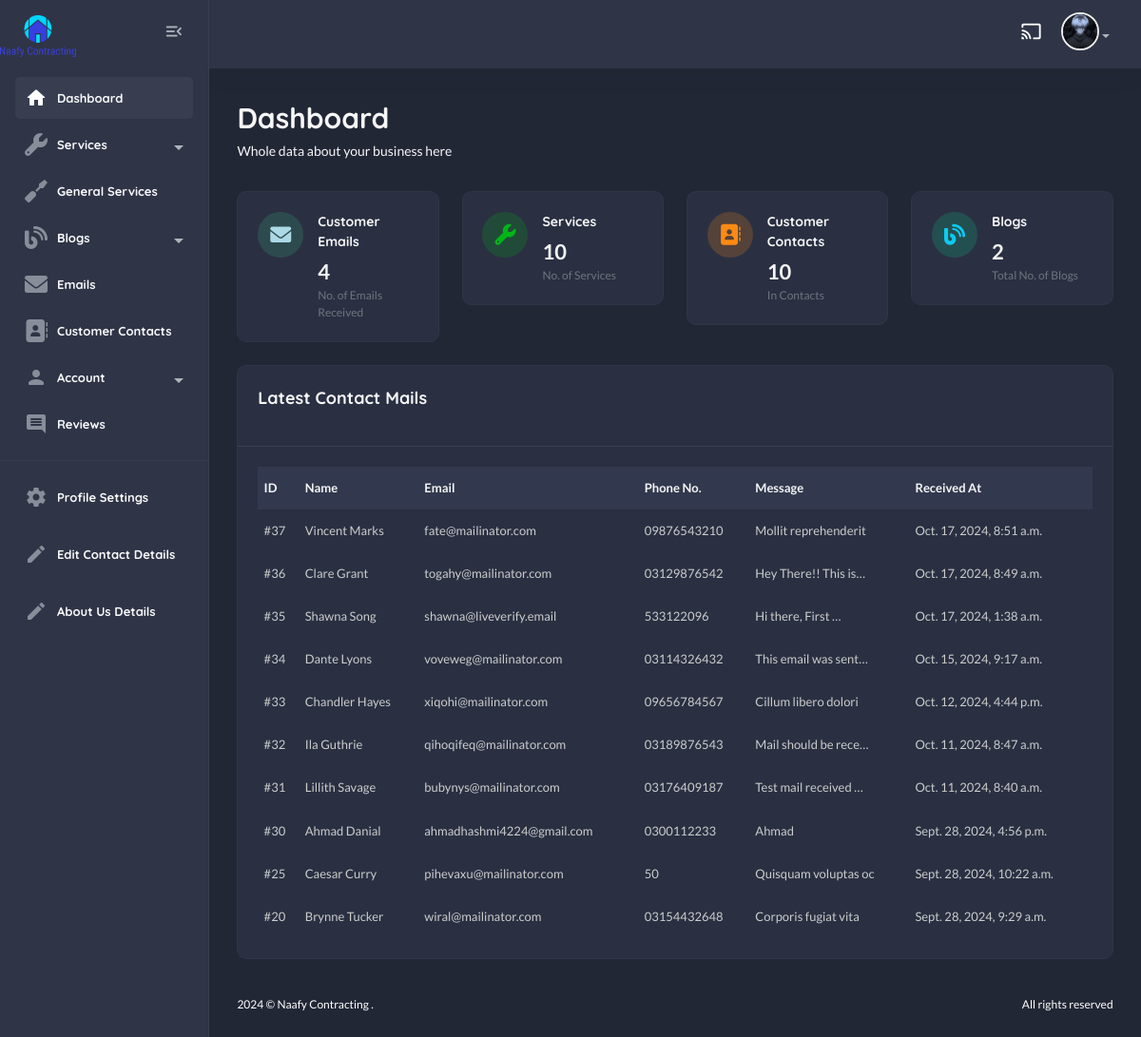
Page /useradmin/ (signed in) on the earlier database version.
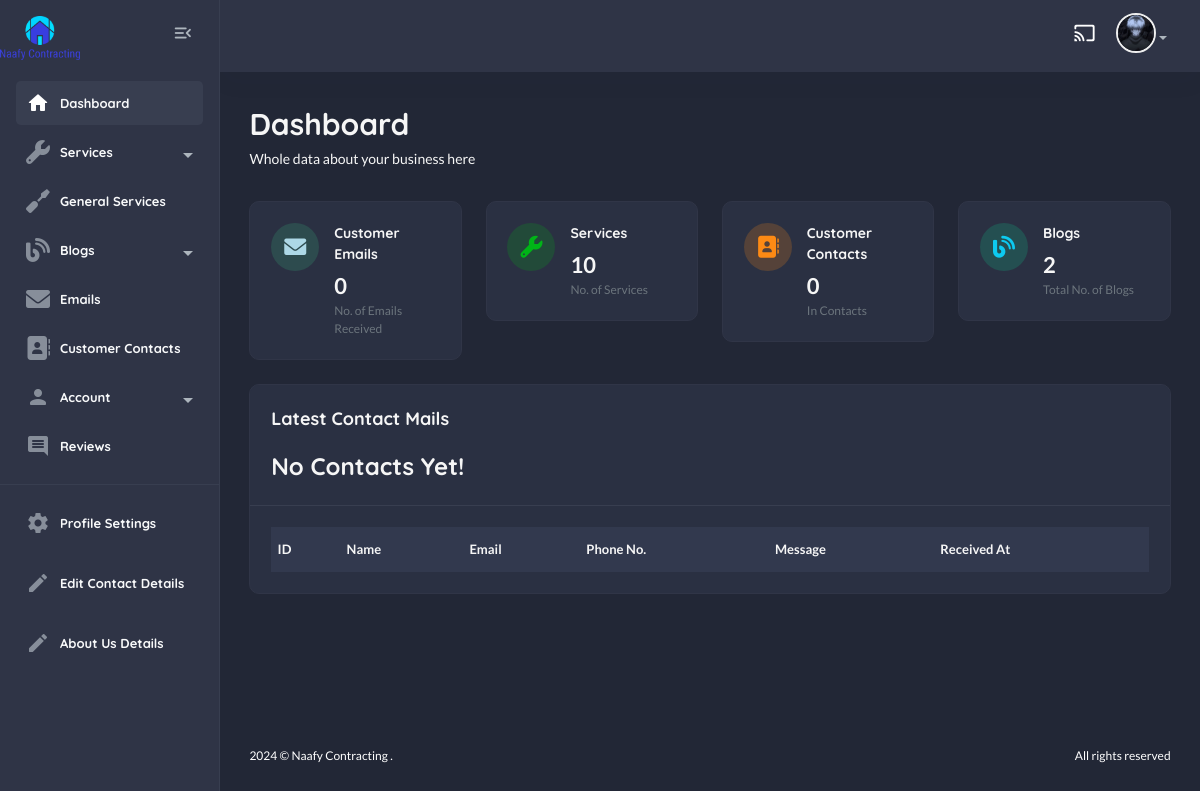
Same page on the later database version.
### contact/models.py (models this page shows, shortened)
class Contact(models.Model):
    name = models.CharField(max_length=100)
    email = models.EmailField(unique=True)
    phone_no = models.CharField(max_length=20, default="+123 456 7890")
    message = models.TextField()
    submitted_at = models.DateTimeField(auto_now_add=True)
    responded = models.BooleanField(default=False)

### useradmin/views.py (the view)
# urls.py: path("", views.dashboard_view, name="dashboard"),
@login_required
def dashboard_view(request):
    contacts = Contact.objects.all().order_by("-id")
    emails = Email.objects.all()
    services = Service.objects.all()
    blogs = Blog.objects.all()
    context = {
        "contacts" : contacts,
        "emails" : emails,
        "services" : services,
        "blogs" : blogs,
    }
    return render(request, "useradmin/dashboard.html", context)

### home/context_processors.py (called while the page is built)
def default(request):
    services = Service.objects.all().order_by("-id")
    contact_details = ContactDetails.objects.first()
    return {
        "services" : services,
        "contact_details" : contact_details,
    }

### templates/useradmin/dashboard.html (shortened to what the changed rows need)
{% extends "useradmin/base.html" %}
    {% load static %}
        {% block content %}
            <section class="content-main">
                <div class="content-header">
                    <div>
                        <h2 class="content-title card-title">Dashboard</h2>
                    </div>
                </div>
                <div class="row">
                    <div class="col-lg-3">
                        <div class="card card-body mb-4">
                            <article class="icontext">
                                <div class="text">
                                    <h6 class="mb-1 card-title">Customer Emails</h6>
                                    <span>{{emails.count}}</span>
                                    <span class="text-sm"> No. of Emails Received </span>
                                </div>
                            </article>
                        </div>
                    </div>
                    <div class="col-lg-3">
                        <div class="card card-body mb-4">
                            <article class="icontext">
                                <div class="text">
                                    <h6 class="mb-1 card-title">Customer Contacts</h6>
                                    <span>{{contacts.count}}</span>
                                    <span class="text-sm"> In {{categories.count}} Contacts </span>
                                </div>
                            </article>
                        </div>
                    </div>
                </div>
                <div class="card mb-4">
                    <header class="card-header">
                        <h4 class="card-title">Latest Contact Mails</h4>
                        {% if not contacts %}
                            <h3>No Contacts Yet!</h3>
                        {% endif %}
                    </header>
                    <div class="card-body">
                        <div class="table-responsive">
                            <div class="table-responsive">
                                <table class="table align-middle table-nowrap mb-0">
                                    <thead class="table-light">
                                        <tr>
                                            <th class="align-middle" scope="col">ID</th>
                                            <th class="align-middle" scope="col">Name</th>
                                            <th class="align-middle" scope="col">Email</th>
                                            <th class="align-middle" scope="col">Phone No.</th>
                                            <th class="align-middle" scope="col">Message</th>
                                            <th class="align-middle" scope="col">Received At</th>
                                        </tr>
                                    </thead>
                                    <tbody>
                                        {% for c in contacts %}
                                            <tr>
                                                <td><aclass="fw-bold">#{{c.id}}</aclass=></td>
                                                <td>{{c.name}}</td>
                                                <td>{{c.email}}</td>
                                                <td>{{c.phone_no}}</td>
                                                <td>{{c.message|truncatechars:20}}</td>
                                                <td>{{c.submitted_at}}</td>
                                            </tr>
                                        {% endfor %}
                                    </tbody>
                                </table>
                            </div>
                        </div>
                    </div>
                </div>
            </section>
        {% endblock content%}

### templates/useradmin/base.html (shortened to what the changed rows need)
{% load static %}
<!DOCTYPE html>
<html lang="en">
    <head>
        <link href="{% static 'assets1/css/main.css' %}" rel="stylesheet" type="text/css" />
        <link rel="stylesheet" href="https://use.fontawesome.com/releases/v5.15.4/css/all.css">
        <link rel="stylesheet" href="{% static 'css/custom.css' %}" type="text/css">
        <link rel="stylesheet" href="https://cdnjs.cloudflare.com/ajax/libs/font-awesome/6.0.0/css/all.min.css">
    </head>
    <body class="dark">
        <aside class="navbar-aside" id="offcanvas_aside">
            <div class="d-flex justify-content-center align-items-center">
                <a href="{% url 'home:home' %}" target="_blank" class="brand-wrap">
                    <img src="{% static 'img/logo/nc-logo.png' %}" class="logo mr-100 mt-3" width="80px" alt="Naafy Dashboard" />
                </a>
            </div>
                    <li class="menu-item {% url 'useradmin:dashboard' as dashboard_url %} {% if request.path == dashboard_url %}active{% endif %}">
                    </li>
                    <li class="menu-item {% url 'useradmin:gen-service-list' as gen_service_list %} {% if request.path == gen_service_list %}active{% endif %}">
                    </li>
                    <li class="menu-item {% url 'useradmin:email-list' as email_list_url %} {% if request.path == email_list_url %}active{% endif %}">
                    </li>
                    <li class="menu-item {% url 'useradmin:contact-list' as contact_list_url %} {% if request.path == contact_list_url %}active{% endif %}">
                    </li>
                    <li class="menu-item {% url 'useradmin:reviews-list' as reviews_url %} {% if request.path == reviews_url %}active{% endif %} ">
                    </li>
        </aside>
        <main class="main-wrap">
            {% block content %}
            {% endblock content %}
        </main>
    </body>
</html>

Differences in the rows shown:
removed Contact: id "37", name "Vincent Marks", email "fate@mailinator.com", phone_no "09876543210", message "Mollit reprehenderit", submitted_at "Oct. 17, 2024, 8:51 a.m."
removed Contact: id "36", name "Clare Grant", email "togahy@mailinator.com", phone_no "03129876542", message "Hey There!! This is…", submitted_at "Oct. 17, 2024, 8:49 a.m."
removed Contact: id "35", name "Shawna Song", email "shawna@liveverify.email", phone_no "533122096", message "Hi there, First …", submitted_at "Oct. 17, 2024, 1:38 a.m."
removed Contact: id "34", name "Dante Lyons", email "voveweg@mailinator.com", phone_no "03114326432", message "This email was sent…", submitted_at "Oct. 15, 2024, 9:17 a.m."
removed Contact: id "33", name "Chandler Hayes", email "xiqohi@mailinator.com", phone_no "09656784567", message "Cillum libero dolori", submitted_at "Oct. 12, 2024, 4:44 p.m."
removed Contact: id "32", name "Ila Guthrie", email "qihoqifeq@mailinator.com", phone_no "03189876543", message "Mail should be rece…", submitted_at "Oct. 11, 2024, 8:47 a.m."
removed Contact: id "31", name "Lillith Savage", email "bubynys@mailinator.com", phone_no "03176409187", message "Test mail received …", submitted_at "Oct. 11, 2024, 8:40 a.m."
removed Contact: id "30", name "Ahmad Danial", email "ahmadhashmi4224@gmail.com", phone_no "0300112233", message "Ahmad", submitted_at "Sept. 28, 2024, 4:56 p.m."
removed Contact: id "25", name "Caesar Curry", email "pihevaxu@mailinator.com", phone_no "50", message "Quisquam voluptas oc", submitted_at "Sept. 28, 2024, 10:22 a.m."
removed Contact: id "20", name "Brynne Tucker", email "wiral@mailinator.com", phone_no "03154432648", message "Corporis fugiat vita", submitted_at "Sept. 28, 2024, 9:29 a.m."
Other differences:
{{ emails.count }}: "4" → "0"
{{ contacts.count }}: "10" → "0"
text now shown: "No Contacts Yet!"
